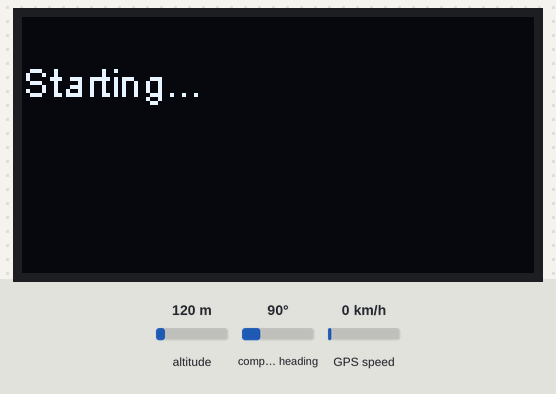
The program below on a simulated ESP32. Parts: 128×64 one-colour display. The inputs (shaded band) are chosen by the test bench; at power-on: altitude 120 m, compass heading 90°, GPS speed 0 km/h. The GPS gets a fix after 3 s at 37.7749, -122.4194 with 8 satellites; what the program prints to the serial monitor is not drawn.

Above: at 1.6 s.
1.7 s: altitude set to 20 m
At 10.5 s:
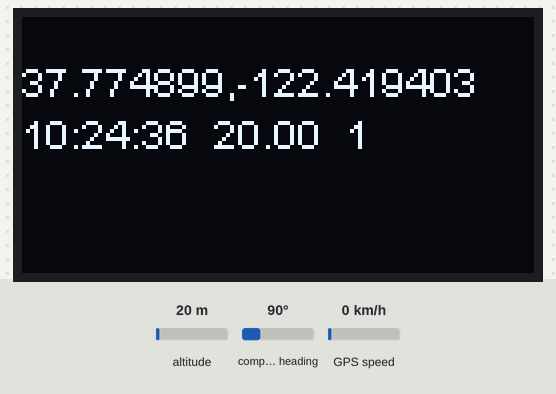
11.1 s: altitude set to 250 m
At 16.9 s:
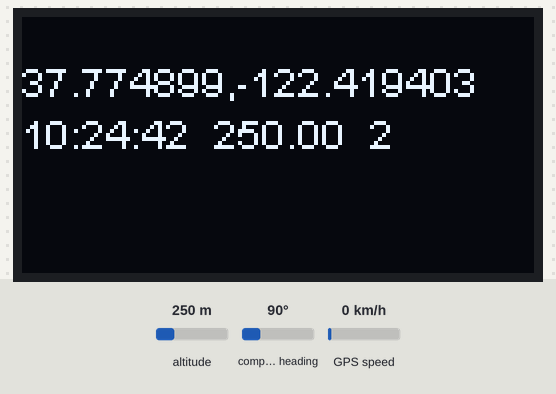
23.1 s: altitude set to 500 m
At 28.4 s:
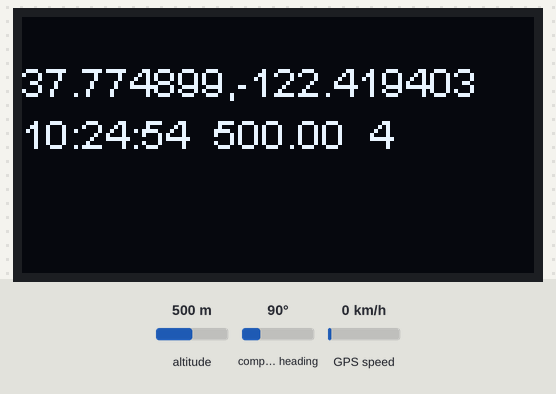
Timing chart, 0 to 29.9 s (numbered marks = the images above; inputs shaded):
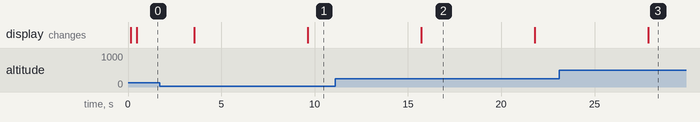

The program:

main.cpp
```cpp
#include <Arduino.h>

#include <TinyGPS++.h>
#include "heltec.h"
#define BAND    868E6 //433E6  //you can set band here directly,e.g. 868E6,915E6
TinyGPSPlus gps;
String out="no data";
int x = 0;
int count=0;
unsigned long timing;
#define uS_TO_S_FACTOR 1000000  /* Conversion factor for micro seconds to seconds */
#define TIME_TO_SLEEP  10    /* Time ESP32 will go to sleep (in seconds) */
RTC_DATA_ATTR int bootCount = 0;

void print_wakeup_reason(){
  esp_sleep_wakeup_cause_t wakeup_reason;

  wakeup_reason = esp_sleep_get_wakeup_cause();

  switch(wakeup_reason)
  {
    case ESP_SLEEP_WAKEUP_EXT0 : Serial.println("Wakeup caused by external signal using RTC_IO"); break;
    case ESP_SLEEP_WAKEUP_EXT1 : Serial.println("Wakeup caused by external signal using RTC_CNTL"); break;
    case ESP_SLEEP_WAKEUP_TIMER : Serial.println("Wakeup caused by timer"); break;
    case ESP_SLEEP_WAKEUP_TOUCHPAD : Serial.println("Wakeup caused by touchpad"); break;
    case ESP_SLEEP_WAKEUP_ULP : Serial.println("Wakeup caused by ULP program"); break;
    default : Serial.printf("Wakeup was not caused by deep sleep: %d\n",wakeup_reason); break;
  }
}

void displayInfo();

void setup()
{
   Serial.begin(115200);
   delay(100);
  Serial2.begin(9600, SERIAL_8N1,2,17);

  Heltec.begin(true /*DisplayEnable Enable*/, true /*Heltec.LoRa Disable*/, true /*Serial Enable*/, true /*PABOOST Enable*/, BAND /*long BAND*/);
  Heltec.display->init();
  Heltec.display->flipScreenVertically();
  Heltec.display->setFont(ArialMT_Plain_10);
  Heltec.display->clear();
  Heltec.display->drawString(0, 10, "Starting...");
  Heltec.display->display();

//Increment boot number and print it every reboot
  ++bootCount;
  Serial.println("Boot number: " + String(bootCount));

  //Print the wakeup reason for ESP32
  print_wakeup_reason();

  /*
  First we configure the wake up source
  We set our ESP32 to wake up every 5 seconds
  */
  esp_sleep_enable_timer_wakeup(TIME_TO_SLEEP * uS_TO_S_FACTOR);
  Serial.println("Setup ESP32 to sleep for every " + String(TIME_TO_SLEEP) + " Seconds");

    LoRa.setTxPower(20,RF_PACONFIG_PASELECT_PABOOST);
  //LoRa.setSignalBandwidth(62.5E3);
   LoRa.setSpreadingFactor(10);


}

void loop(){

    while (Serial2.available() > 0)
    if (gps.encode(Serial2.read())){

        displayInfo();


      LoRa.beginPacket();
      LoRa.print(out);
      delay(3000);
      LoRa.endPacket();

      Heltec.display->clear();
      Heltec.display->drawStringMaxWidth(0, 10, 128, out);
      Heltec.display->display();
      Serial.println(out);
delay(3000);

    }

  if (millis() > 5000 && gps.charsProcessed() < 10)
  {
    Serial.println(F("No GPS detected: check wiring."));
    while(true);
  }

 /*
count++;
if (count==10){
  count = 0;
  x =0;

  Serial.println("Going to sleep now");
  delay(500);
  Serial.flush();
  esp_deep_sleep_start();

  }
*/


}

void displayInfo()
{
    String str = "";
    char buff[12];

    float lat = gps.location.lat();
    dtostrf(lat, 5, 6, buff);
    str = str + buff + ",";
    float lng = gps.location.lng();
    dtostrf(lng, 5, 6, buff);
    str = str + buff + "  ";

    str = str + gps.time.hour() + ":";
    str = str + gps.time.minute() + ":";
    str = str + gps.time.second() + "  ";

    str = str + gps.altitude.meters() + "  ";
    str = str + x;
    out = str;
   x = x + 1;

}
```

Measured:
- what the display in image 2 shows lasts 6.1 s, from 15.7 s to 21.8 s
